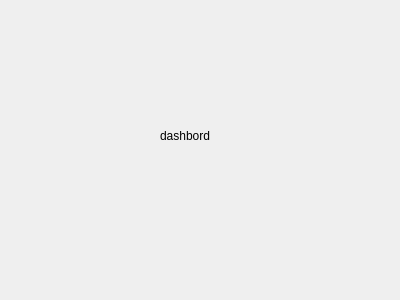
<?xml version="1.0" encoding="UTF-8"?>
<ui version="4.0">
 <class>DashboardWidget</class>
 <widget class="QWidget" name="DashboardWidget">
  <property name="geometry">
   <rect>
    <x>0</x>
    <y>0</y>
    <width>400</width>
    <height>300</height>
   </rect>
  </property>
  <property name="windowTitle">
   <string>Form</string>
  </property>
  <widget class="QLabel" name="label">
   <property name="geometry">
    <rect>
     <x>160</x>
     <y>130</y>
     <width>54</width>
     <height>12</height>
    </rect>
   </property>
   <property name="text">
    <string>dashbord</string>
   </property>
  </widget>
 </widget>
 <resources/>
 <connections/>
</ui>
